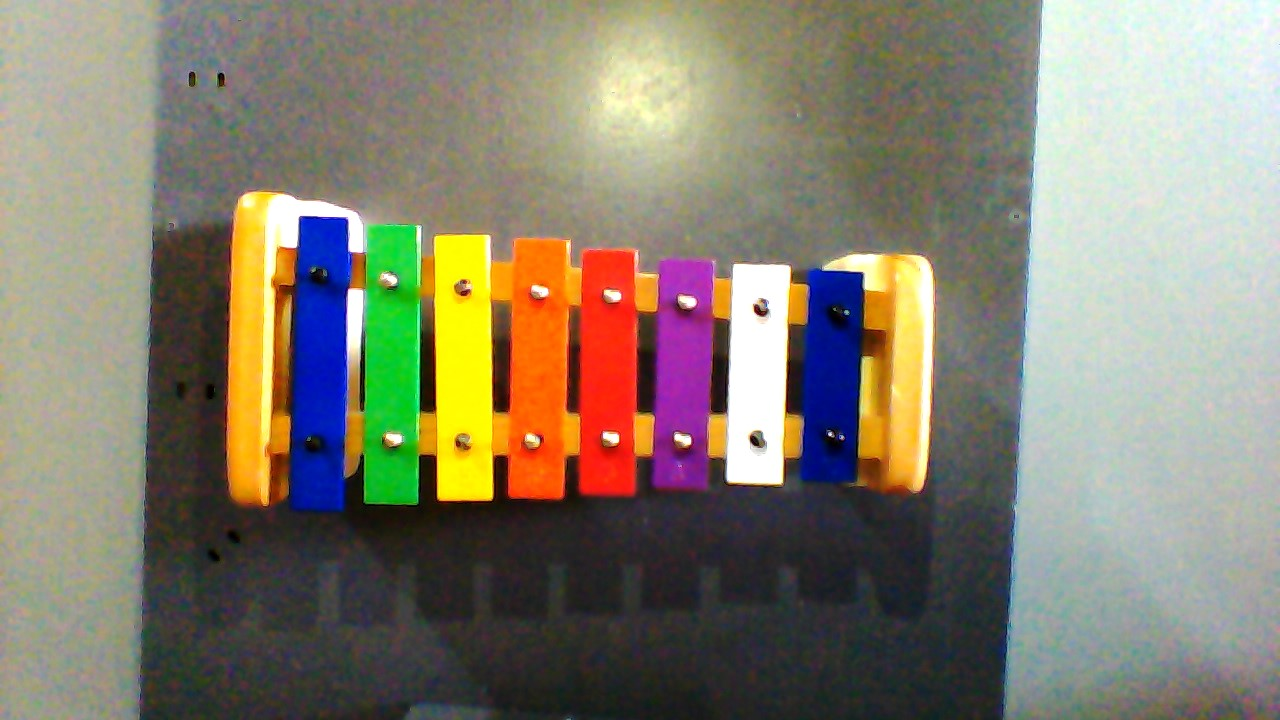
#> input picture computervision/EwanCV/Xylophone.jpeg, 1280 x 720 px
$ python TestEdge.py
#> lines starting #> are read from the running program, lines starting #| are printed output that depends on the picture; after the words box and inside, x2 and y2 are one past the last pixel; in counts of white or black regions, pixels touching at a corner belong together
import numpy as np
import cv2

image = cv2.imread("Xylophone.jpeg")
#> image is the input picture: shape (720, 1280, 3); mean B, G, R 111.9, 128.6, 134.3
cv2.imwrite("canny.jpg", cv2.Canny(image, 200, 300))
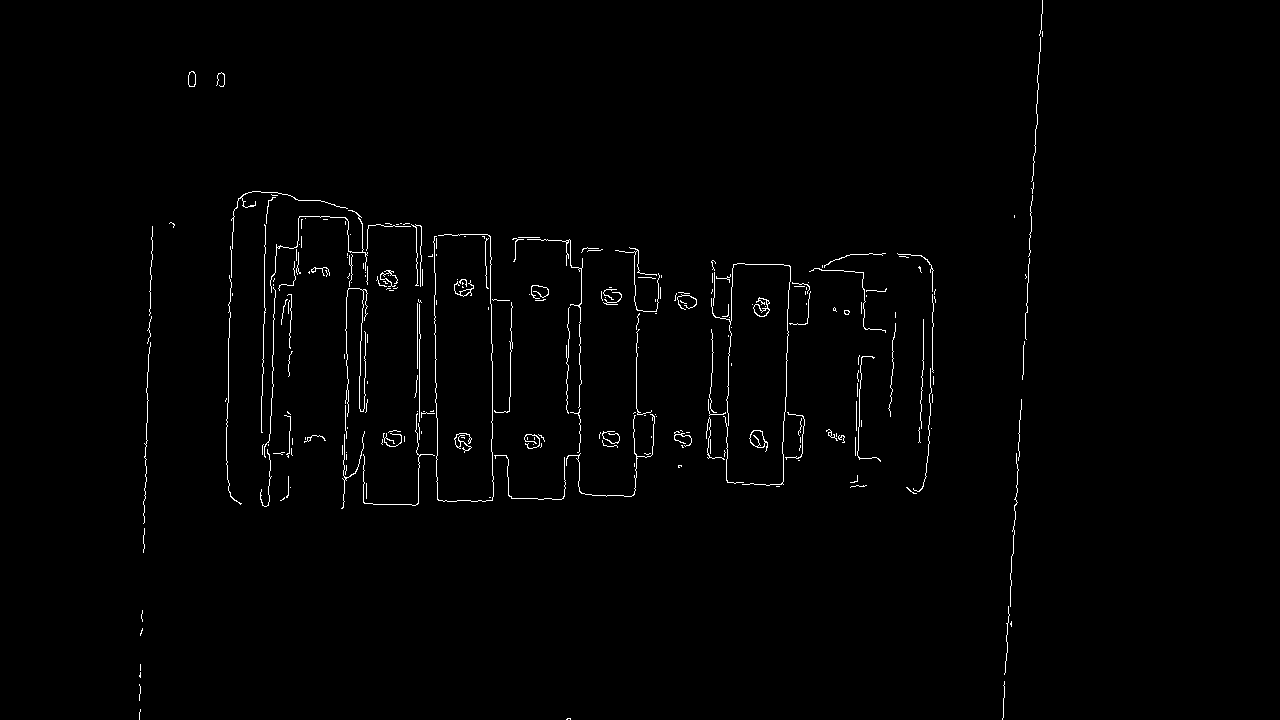
#> saved as canny.jpg: shape (720, 1280); 1.1% white in thin lines or dots, all inside (x1, y1, x2, y2) = (139, 0, 1043, 720)
cv2.imshow("canny", cv2.imread("canny.jpg"))
cv2.waitKey()
cv2.destroyAllWindows()

$ run again, with computervision/EwanCV/xy.jpg copied over computervision/EwanCV/Xylophone.jpeg
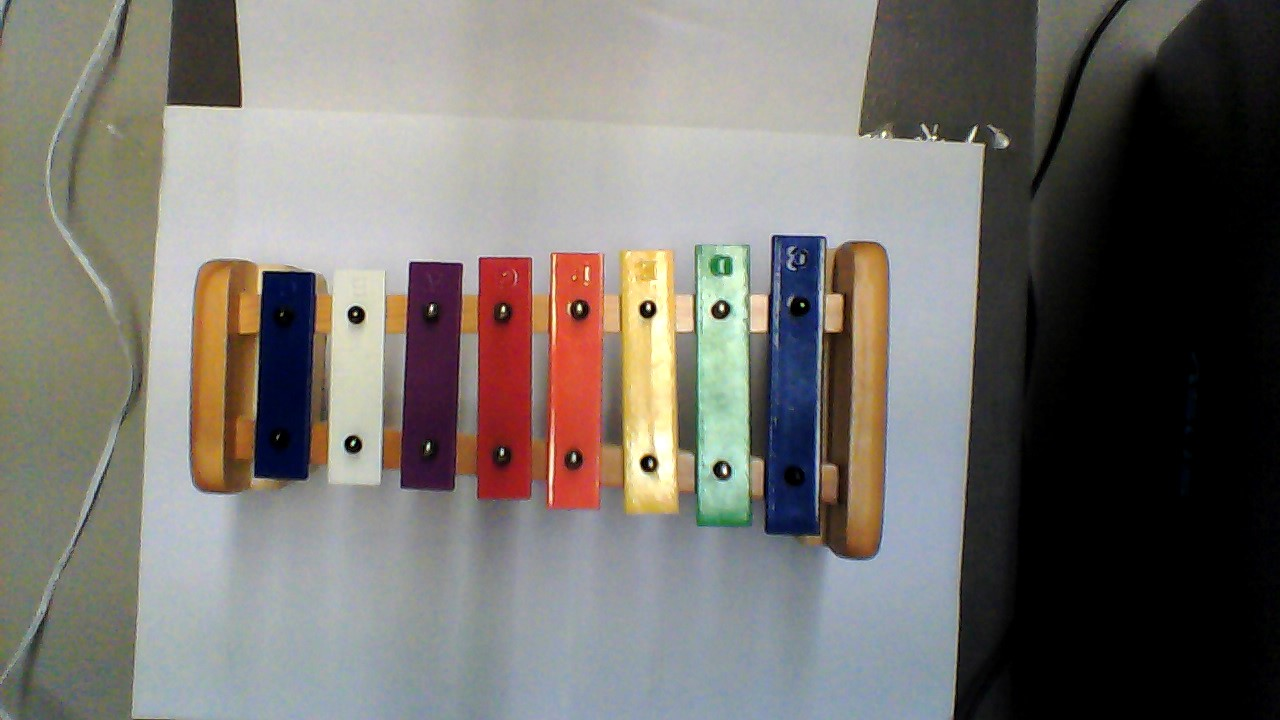
#> input picture computervision/EwanCV/xy.jpg, 1280 x 720 px
#> image is the input picture: shape (720, 1280, 3); mean B, G, R 110.6, 115.3, 118.9
#> `cv2.imwrite("canny.jpg", cv2.Canny(image, 200, 300))`:
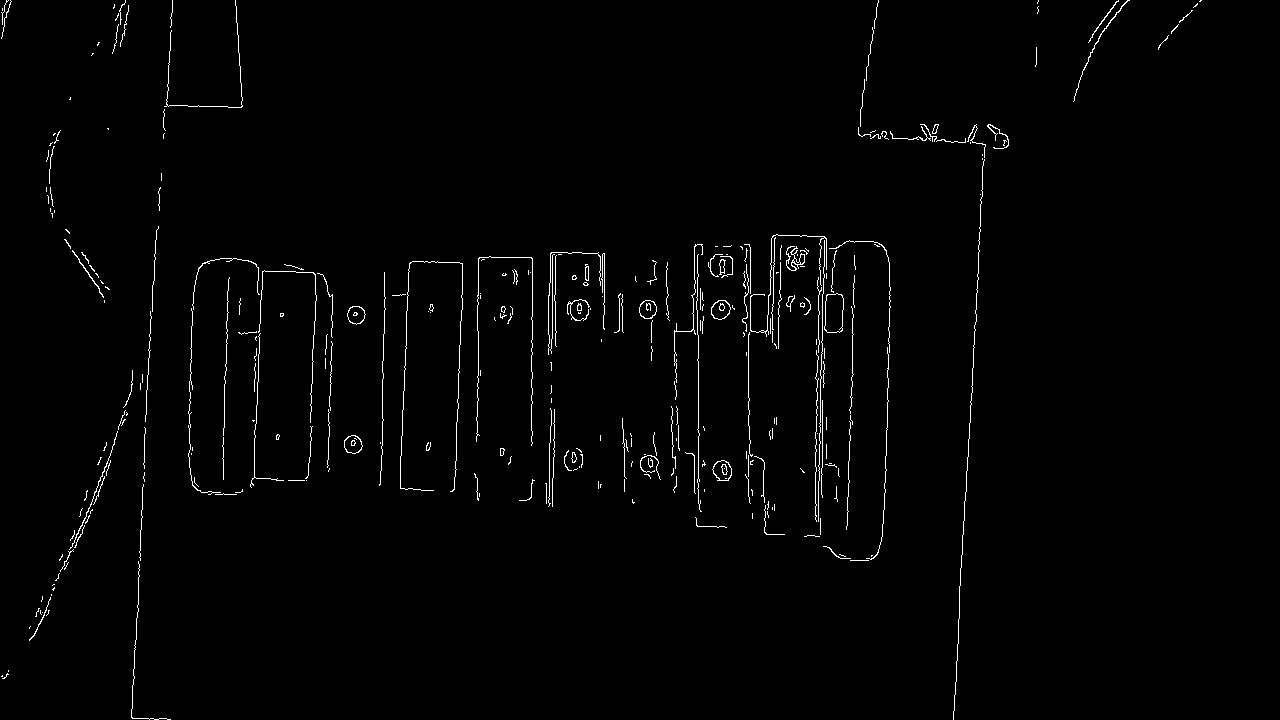
#> saved as canny.jpg: shape (720, 1280); 1.3% white in thin lines or dots

$ run again, with computervision/EwanCV/xylo.jpg copied over computervision/EwanCV/Xylophone.jpeg
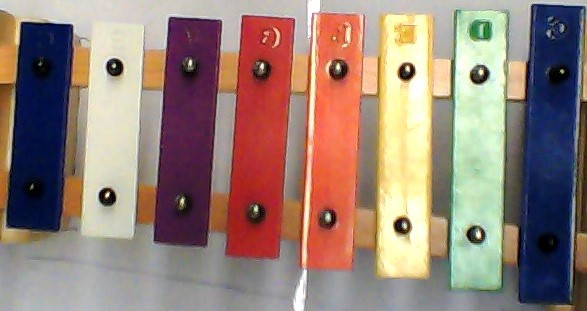
#> input picture computervision/EwanCV/xylo.jpg, 587 x 311 px
#> image is the input picture: shape (311, 587, 3); mean B, G, R 118.8, 128.3, 149.9
#> `cv2.imwrite("canny.jpg", cv2.Canny(image, 200, 300))`:
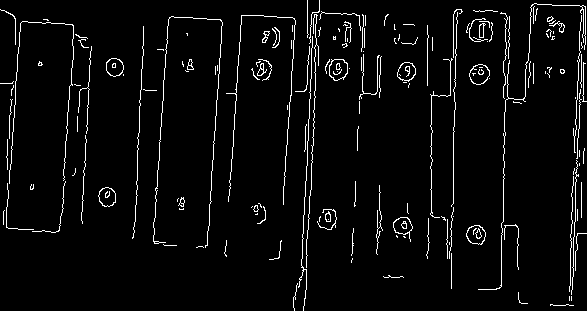
#> saved as canny.jpg: shape (311, 587); 4.1% white in thin lines or dots
